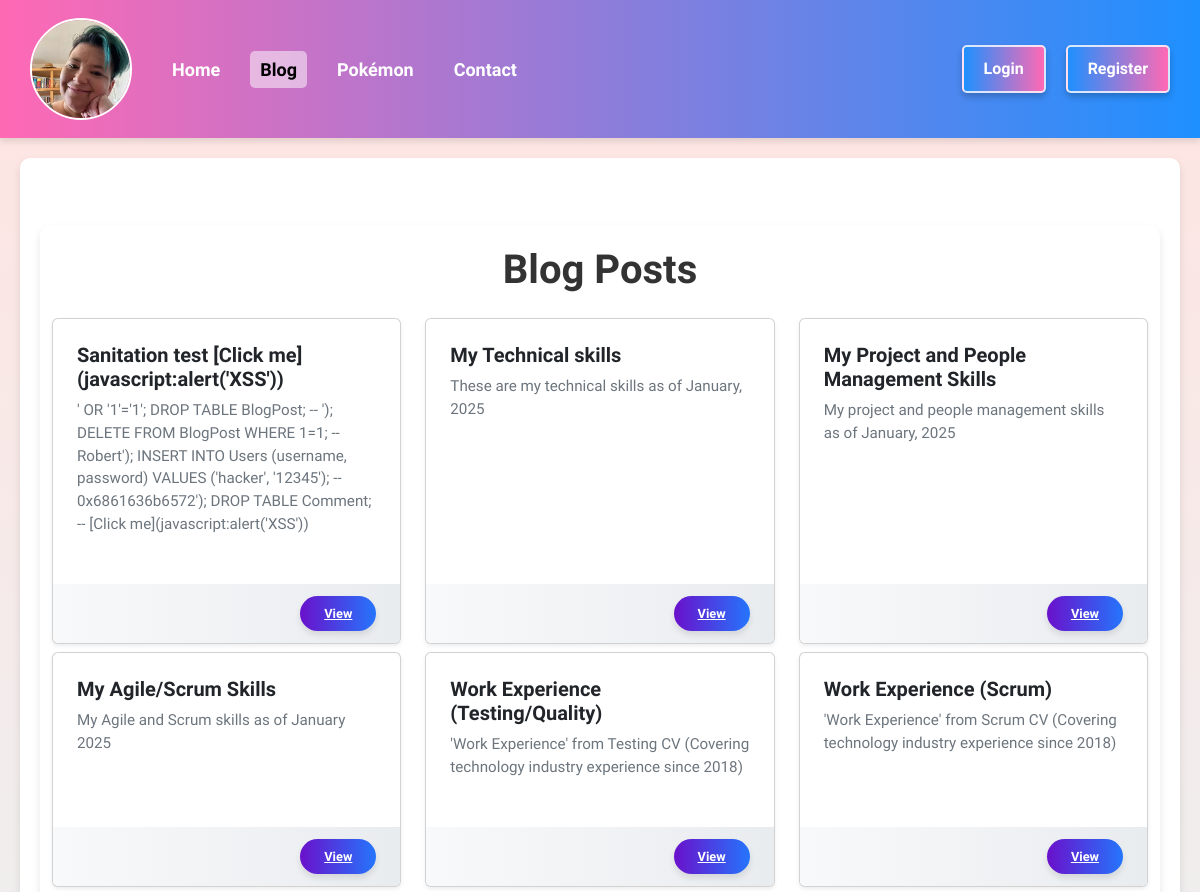
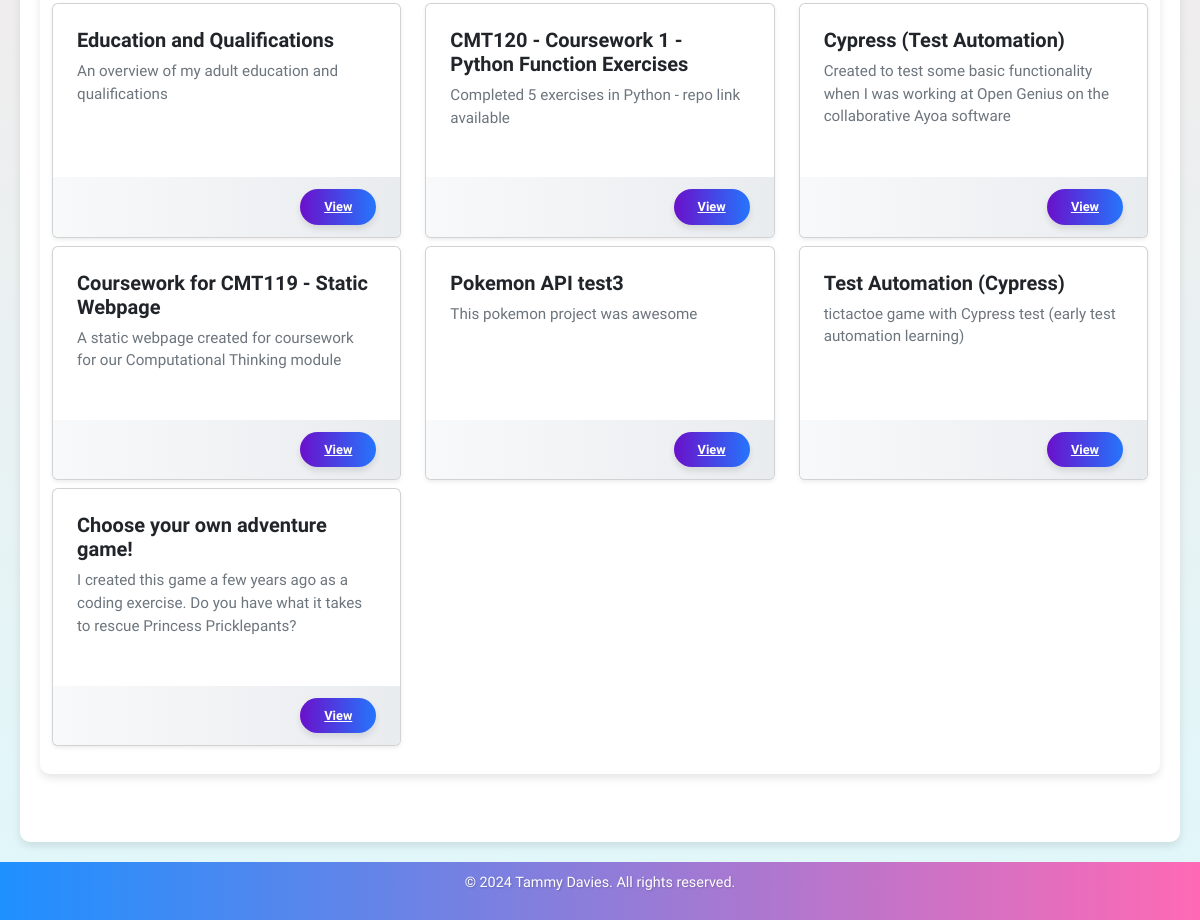
/blog/, run on an earlier commit of the app's database (2 pictures, top to bottom).
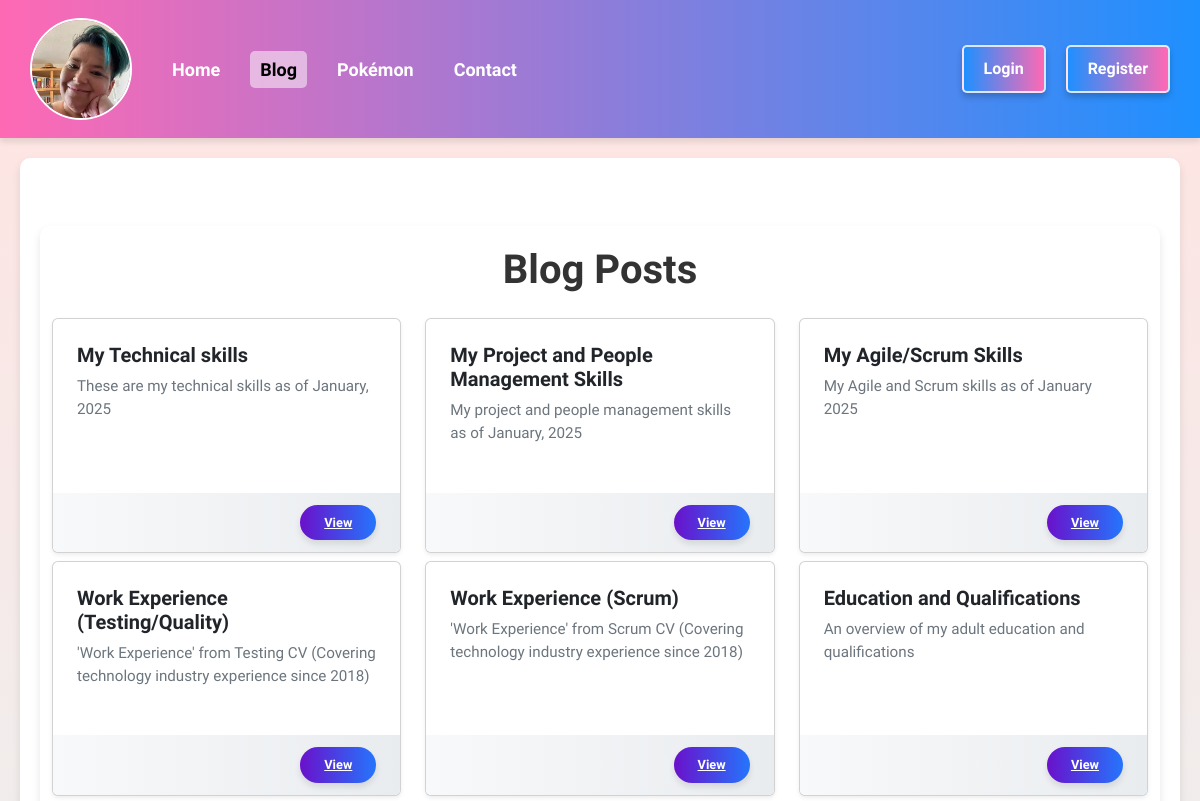
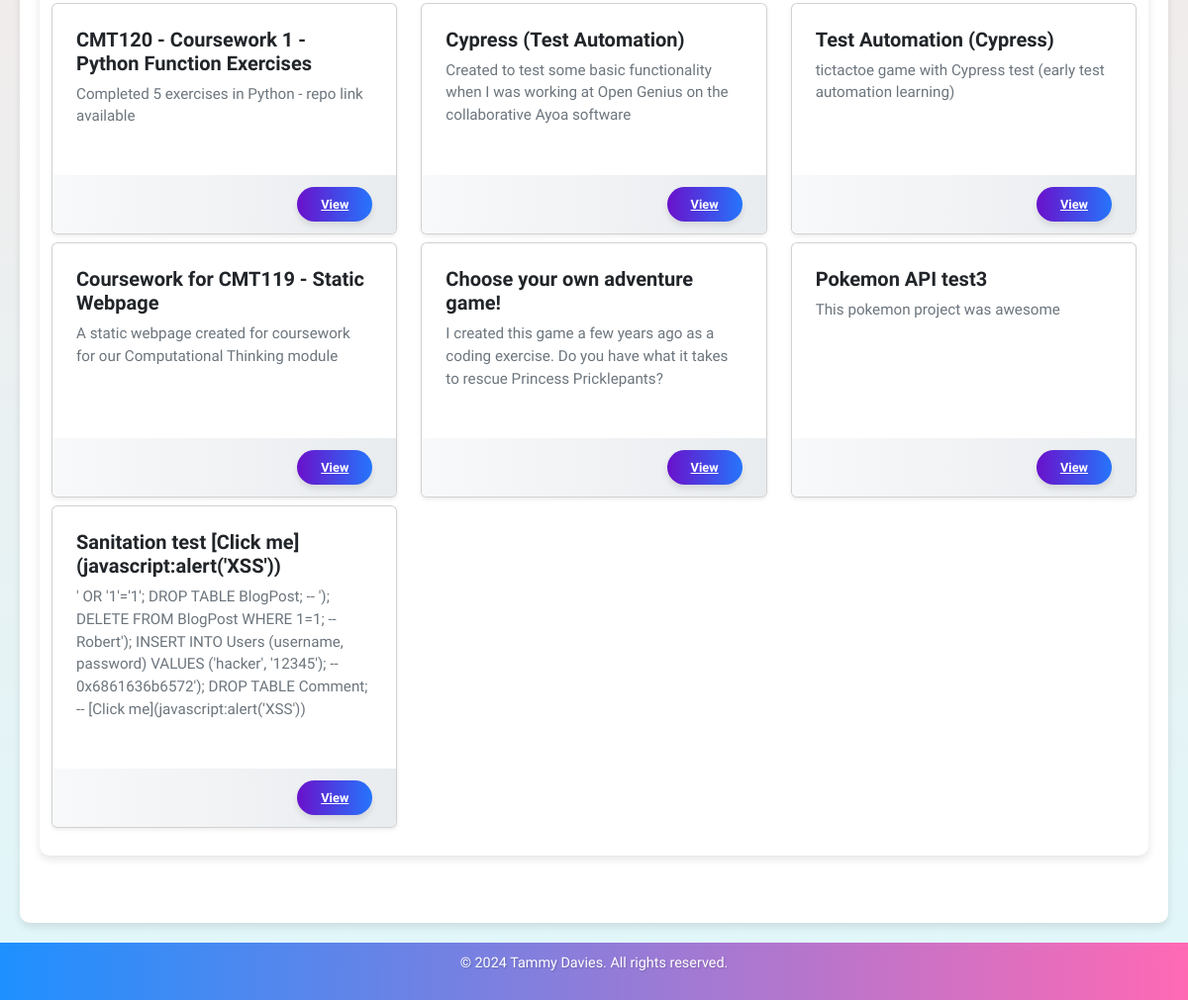
And on a later commit of the database (2 pictures, top to bottom).
### app/blog/database/models/blog_post.py (models this page shows)
class BlogPost(db.Model):
    id = db.Column(db.Integer, primary_key=True)  # Unique identifier for the blog post
    title = db.Column(
        db.String(100), nullable=False
    )  # Title of the blog post (max 100 characters)
    content = db.Column(db.Text, nullable=False)  # Main content of the blog post
    timestamp = db.Column(
        db.DateTime, default=datetime.utcnow
    )  # Creation timestamp (default: current time)
    priority = db.Column(
        db.Integer, default=0
    )  # Optional priority level for ordering or categorisation
    author = db.Column(
        db.String(50), nullable=False
    )  # Author's name (max 50 characters)
    summary = db.Column(
        db.String(255), nullable=True
    )  # Short summary or description of the post
    repository_url = db.Column(
        db.String(255), nullable=True
    )  # URL to a related code repository (optional)
    live_demo_url = db.Column(
        db.String(255), nullable=True
    )  # URL to a live demo related to the post (optional)
    comments = db.relationship(
        "Comment",  # Name of the related model
        backref="post",  # Back-reference to the blog post from the comment
        cascade="all, delete-orphan",  # Automatically delete comments when the post is deleted
        lazy=True,  # Load comments lazily to improve performance
    )

### app/blog/routes/blog.py (the view)
def blog():
    posts = BlogPost.query.order_by(
        BlogPost.priority.desc(),  # Sort by priority in descending order
        BlogPost.timestamp.desc(),  # Sort by timestamp in descending order (secondary sort)
    ).all()
    return render_template("blogs.html", posts=posts)

### app/authentication/database/is_admin.py (called while the page is built)
def is_admin():
    return current_user.is_authenticated and current_user.email == "tammy@tsdavies.com"

### app/blog/templates/blogs.html (shortened to what this page needs)
{% extends "page_template.html" %} {% block content %}
<main class="container my-5">
  <h1 class="text-center mb-4">Blog Posts</h1>
  <div class="row">
    {% for post in posts %} {% include "blog_tile.html" %} {% endfor %}
  </div>
</main>
{% endblock %}

### app/blog/templates/blog_tile.html (shortened to what this page needs)
<div class="col-md-4 mb-2">
  <div class="card mb-4 shadow-sm h-100">
    <div class="card-body">
      <h5 class="card-title">{{ post.title }}</h5>
      <p class="card-text text-clamp">
        {% if post.summary %} {{ post.summary }} {% else %} {{ post.content }}
        {% endif %}
      </p>
    </div>
    <div class="card-footer d-flex justify-content-between align-items-center">
      <a
        href="{{ url_for('blog.post_detail', post_id=post.id) }}"
        class="card-button"
      >
        View
      </a>
    </div>
  </div>
</div>

What changed in the data, as far as the page shows it:
changed BlogPost "Test Automation (Cypress)": moves up the list
changed BlogPost "Choose your own adventure game!": moves up the list
changed BlogPost "Sanitation test [Click me](javascript:alert('XSS'))": moves down the list
